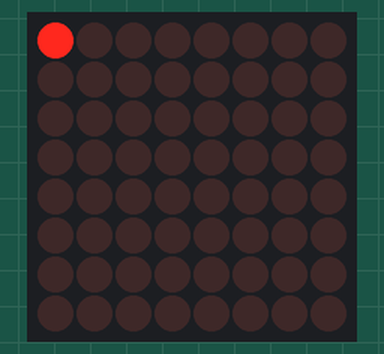
Simulated run of this sketch. Board: Arduino Uno, built with avr-gcc and run on an emulated ATmega328P. Shown: 8×8 LED matrix.

Above: at 0.05 s.
At 0.75 s:
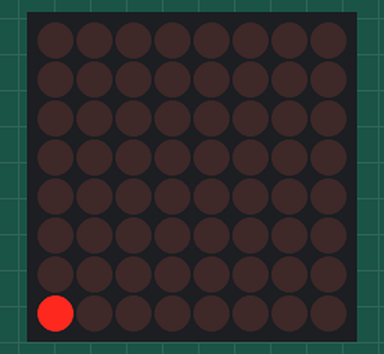
At 1.16 s:
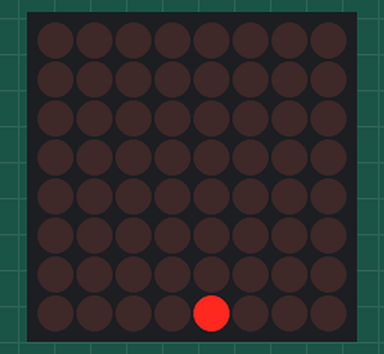
At 1.56 s:
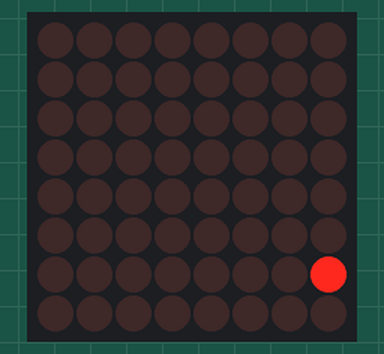
At 2.36 s:
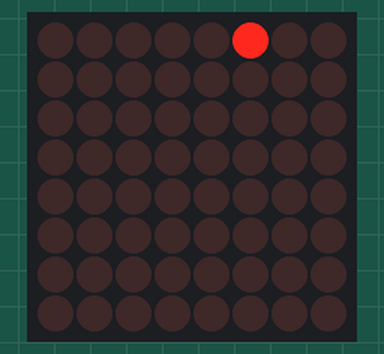
At 3.17 s:
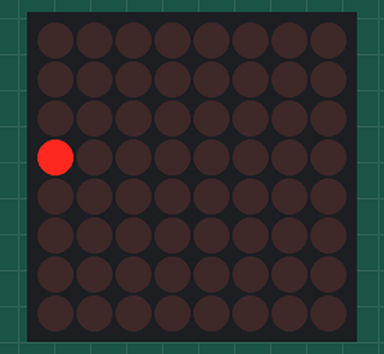

The sketch:

MAX7219Display.ino
```cpp
#include "LedControl.h"

LedControl lc = LedControl(12, 11, 10, 1);  // Initialize the MAX7219 with appropriate pins

void setup() {
  lc.shutdown(0, false);   // Wake up the MAX7219
  lc.setIntensity(0, 8);   // Set the brightness (0-15)
  lc.clearDisplay(0);      // Clear the display
}

void loop() {
  int x = 0;
  int y = 0;
  int xDirection = 1;
  int yDirection = 0;

  while (true) {
    lc.clearDisplay(0);  // Clear the display

    // Turn on the LED at the current position
    lc.setLed(0, x, y, true);

    // Update the position
    x += xDirection;
    y += yDirection;

    // Change direction if hitting the boundaries
    if (x == 7 && y == 0) {
      xDirection = 0;
      yDirection = 1;
    } else if (x == 7 && y == 7) {
      xDirection = -1;
      yDirection = 0;
    } else if (x == 0 && y == 7) {
      xDirection = 0;
      yDirection = -1;
    } else if (x == 0 && y == 0) {
      xDirection = 1;
      yDirection = 0;
    }

    delay(100);  // Adjust the delay to control the speed
  }
}
```

Measured:
- by itself, everything shown: repeats every 2.8 s, in 28 steps
